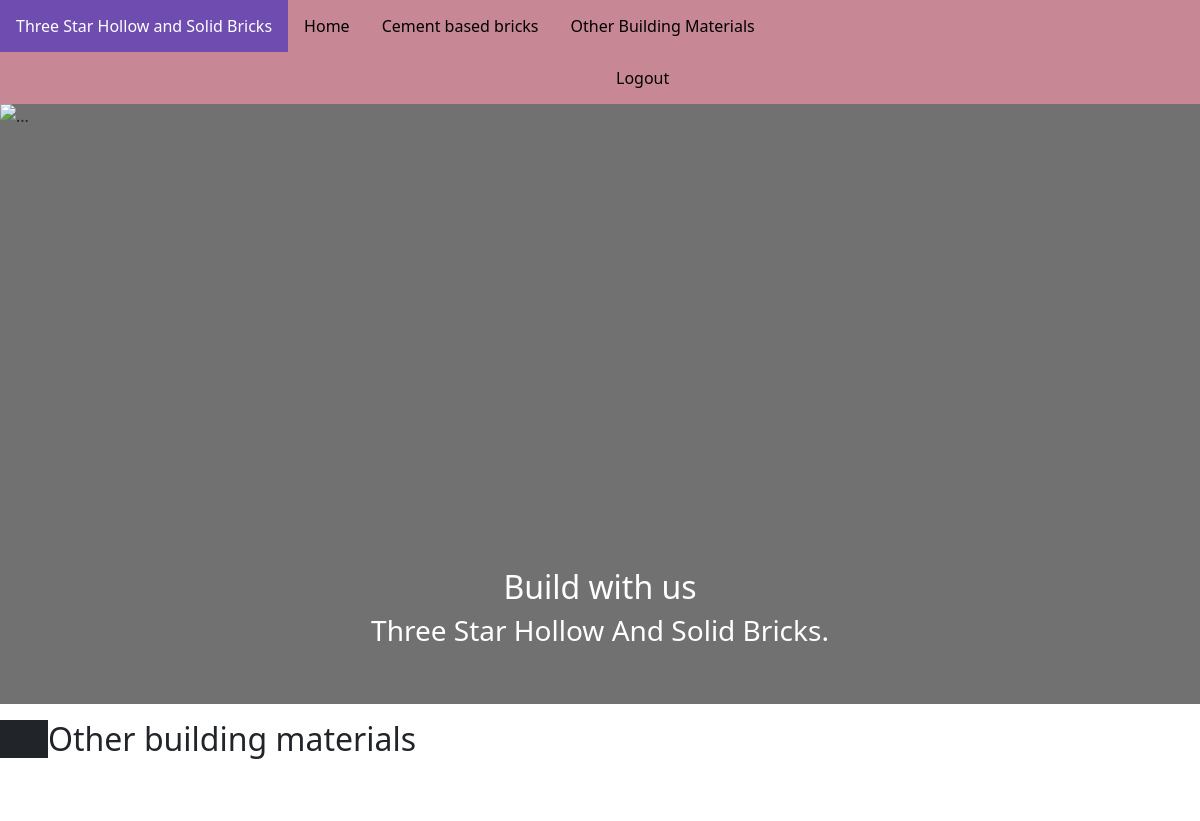
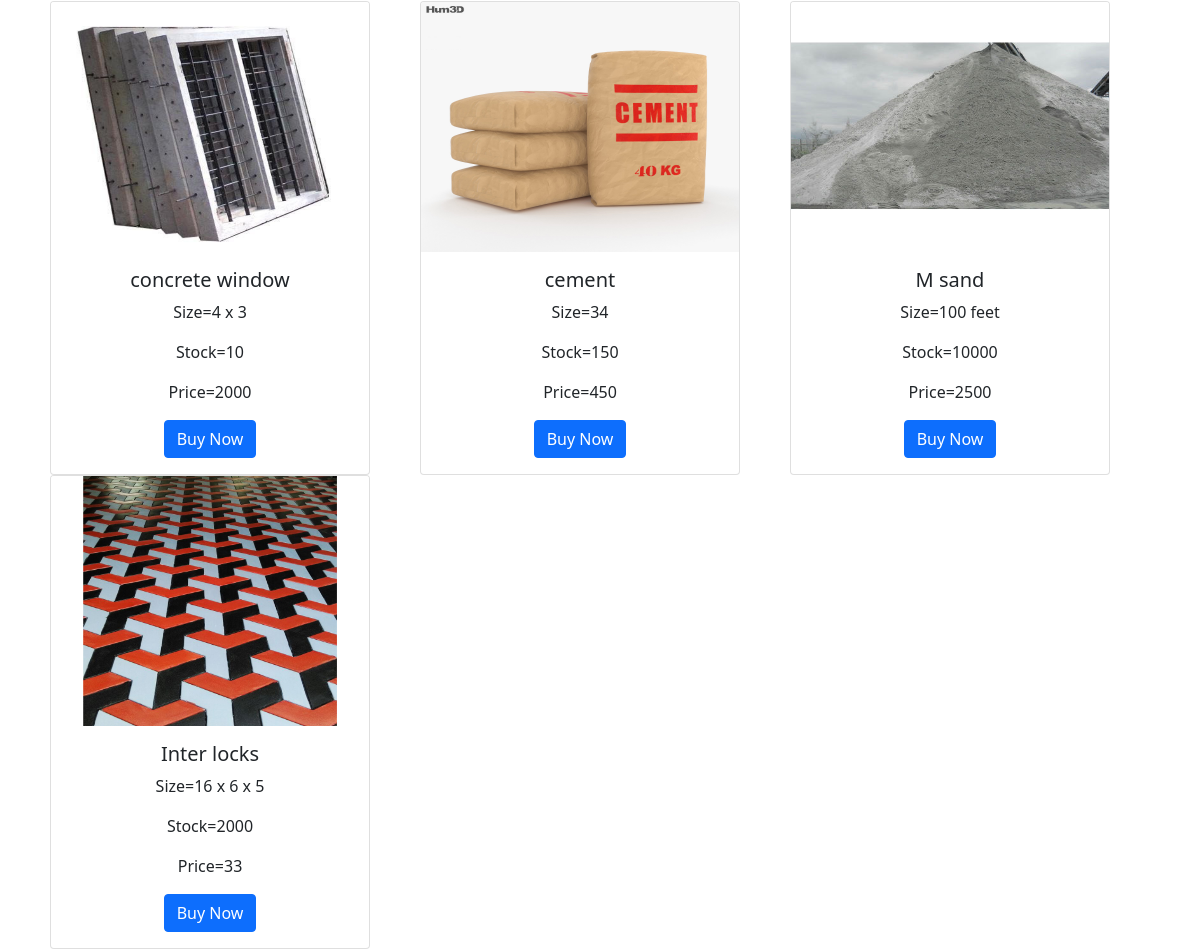
/obm.php, run on the app's committed database (2 pictures, top to bottom).
### tables this page shows
CREATE TABLE `tbl_product` (
  `id` int(100) NOT NULL,
  `name` varchar(100) NOT NULL,
  `size` varchar(20) NOT NULL,
  `stock` int(30) NOT NULL,
  `price` int(20) NOT NULL,
  `imageurl` varchar(500) NOT NULL,
  `category` varchar(500) NOT NULL
);

### obm.php (the view, shortened to what this page needs)
<?php
include 'connect.php';
?>
<!doctype html>
<html>
<head>
</head>
<link rel="stylesheet" type="text/css" href="style.css">
<body>
    <div class="topnav">
        <ul>
            <li><a class="active" href="#">Three Star Hollow and Solid Bricks</a></li>
            <li><a href="index.PHP">Home</a></li>
            <li><a href="cmt.php">Cement based bricks</a></li>
            <li><a href="">Other Building Materials</a></li>
            <li><a class="log" href="login.php">Logout</a></li>
            <li><a href="profile.php"> <?php echo $_SESSION['userName']; ?> </a></li>
        </ul>
    </div>
    <link href="https://cdn.jsdelivr.net/npm/bootstrap@5.1.3/dist/css/bootstrap.min.css" rel="stylesheet">
    <div class="carousel-inner">
        <div class="carousel-item active">
            <img src="hs3.png" class="d-block w-100" alt="..." width="80" height="600">
            <div class="carousel-caption d-none d-md-block">
                <h2>Build with us</h2>
                <h3>
                    <p>Three Star Hollow And Solid Bricks.</p>
                </h3>
            </div>
        </div>
    </div>
    <div class="cmt">
        <p>
        <h2>Other building materials</h2>
        </p>
    </div><br><br>
    <?php
    $sel = "select * from tbl_product where category='other_building_materials'";
    $res = mysqli_query($con, $sel);
    while ($ar = mysqli_fetch_array($res)) {
        echo ('
    <form action="bookproduct.php" method="get">
    <a name="id" href="bookproduct.php?i=' . $ar["id"] . '"><div class="image" style="float:left">
    <div class="card"  style="width: 20rem;">
    <img class="card-img-top bg-grey" src=' . $ar["imageurl"] . ' alt="Card image cap" width="300px" height="250px"></a>
    <center>
    <div class="card-body">
      <h5 class=card-title">' . $ar["name"] . ' </h5>
      <p class="card-text">Size=' . $ar["size"] . ' </p>
      <p class="card-text">Stock=' . $ar["stock"] . ' </p>
      <p class="card-text">Price=' . $ar["price"] . ' </p>
      <a href="bookproduct.php?i=' . $ar["id"] . '" class="btn btn-primary">Buy Now</a>
    </div>
    </center>
  </div>
    </div></form>
  ');
    }
    ?>
</body>
</html>

### style.css (style rules this page uses)
body { margin:0; padding:0; background-color:white; }
.log { margin-left:600px; }
.topnav ul { list-style-type: none; margin:0; padding:0; overflow: hidden; background-color:#c88794; text-color:rgb(0, 0, 0); }
.topnav li { float: left; }
.topnav li a { display: block; color: #000000; text-align: center; padding: 14px 16px; text-decoration: none; }
.topnav .active { background-color: #6f4caf; }
* { box-sizing: border-box }
body { font-family: Verdana, sans-serif; margin:0 }
img { vertical-align: middle; }
.active, .dot:hover { background-color: #717171; }
.image { margin-left:50px; }
.cmt { background-color:white; text-align: left; font-style: small-caps bold 24px/1 sans-serif; border-left: 3rem solid; }

### data on the page
tbl_product: imageurl (picture), name "concrete window", size "4 x 3", stock "10", price "2000"
tbl_product: imageurl (picture), name "cement", size "34", stock "150", price "450"
tbl_product: imageurl (picture), name "M sand", size "100 feet", stock "10000", price "2500"
tbl_product: imageurl (picture), name "Inter locks", size "16 x 6 x 5", stock "2000", price "33"
